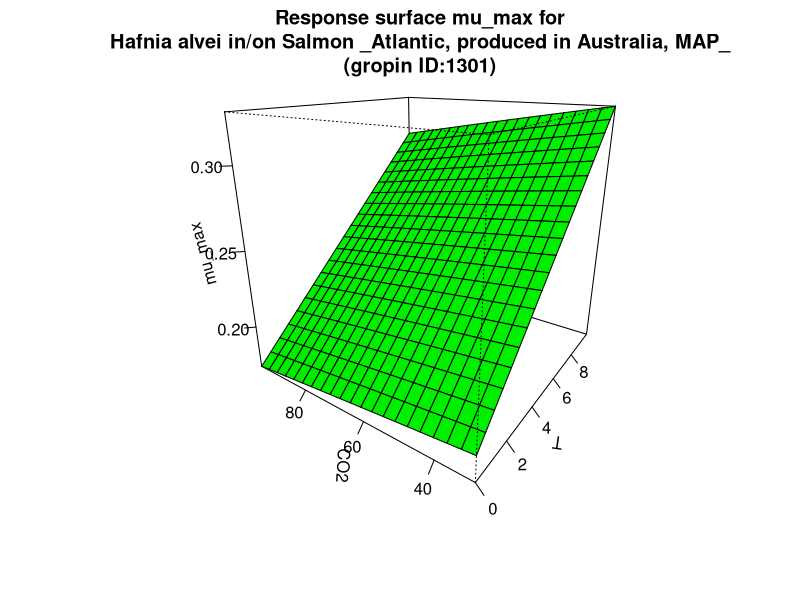

Here is the R script that generated this plot:
#############################
# start of Parameter script
#############################
T <- seq(0,9.99000999000999,length.out=21)
CO2 <- seq(30.03,97.9020979020979,length.out=21)
#############################
# end of Parameter script
#############################
############################# 
# start of Model script Gropin ID 1301 
#############################
 
# constant coefficients for this model
 
variables <- data.frame(T,CO2)
argumentsPar <- expand.grid(variables)
 
# heart of the model
response_surface <- function(T,CO2) {
   mumax <-6.88*(10^-4)*(T+13.25)*sqrt(452-CO2)

return(mumax=mumax)
} 

# output parameters
mumax <- cbind(argumentsPar,response_surface(argumentsPar['T'],argumentsPar['CO2']))
colnames(mumax) <- c(colnames(argumentsPar),'mumax')
#############################
# End of Model script
#############################
############################# 
# start of Visualisation script Gropin ID 1301 
#############################
persp(T,CO2,matrix(unlist(mumax$mumax),nrow=21),col = 'green',xlab='T',ylab='CO2',zlab='mu_max',main='Response surface mu_max for
Hafnia alvei in/on Salmon _Atlantic, produced in Australia, MAP_
(gropin ID:1301)',theta=305,phi=20,shade=0.25,ticktype = 'detailed')
#############################
# End of Visualisation script
#############################
